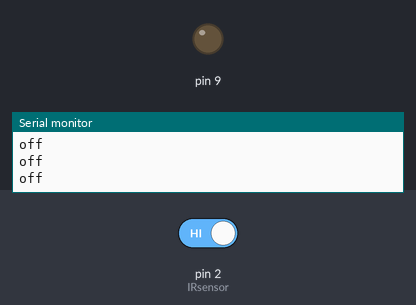
Simulated run of this sketch. Board: Arduino Uno, built with avr-gcc and run on an emulated ATmega328P. Parts: output pins drawn as LEDs (lit = HIGH), the last lines printed to the serial monitor. Inputs (shaded band) come from the test bench; at power-on: pin 2 (IRsensor) HIGH. Pins used as bus, display or sensor lines are not drawn.

Above: at 2.8 s.
2.9 s: pin 2 (IRsensor) driven LOW
At 3.8 s:
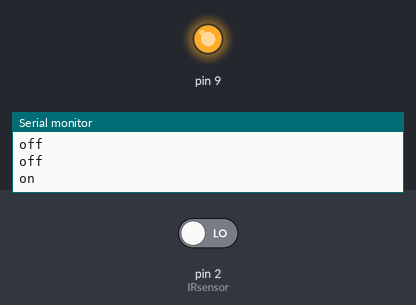
4.5 s: pin 2 (IRsensor) driven HIGH
At 5.3 s:
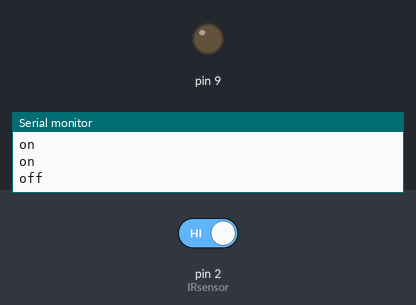
Timing chart, 0 to 7.5 s (numbered marks = the images above; inputs shaded):
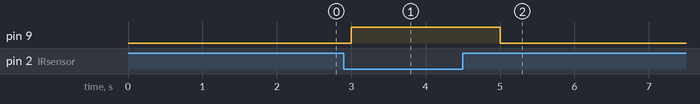

Measured:
- after the input at 2.9 s, pin 9: LOW → HIGH after 0.10 s
- after the input at 4.5 s, pin 9: HIGH → LOW after 0.50 s

The sketch:

code_p1.ino
```cpp
#define IRsensor 2
#define DCwater_pump 8
void setup()
{
  pinMode(IRsensor, INPUT);
  pinMode(DCwater_pump, OUTPUT);
  pinMode(9,OUTPUT);
  Serial.begin(9600);
}
int readPin = 0;
void loop()
{
 readPin = digitalRead(IRsensor);
 if (readPin == LOW)
{
 digitalWrite(DCwater_pump,HIGH);
 digitalWrite(9,HIGH);
 Serial.println("on");
 delay(1000);
}
else
{
 digitalWrite(DCwater_pump,LOW);
 digitalWrite(9,LOW);
 Serial.println("off");
 delay(1000);

}
}
```
